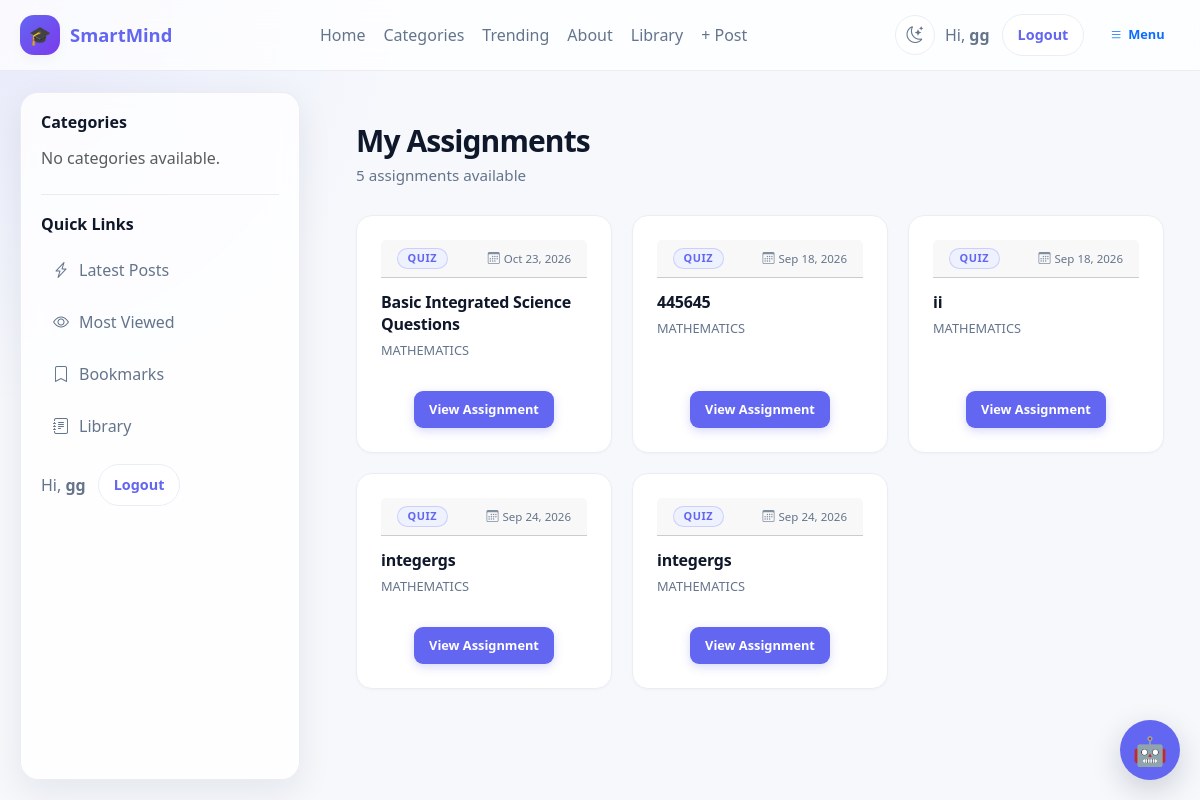
Screenshot of /assignments/ (signed in) with the database file from the repository.
### accounts/models.py (models this page shows, shortened)
class User(AbstractUser):
    ROLE_CHOICES = [
        ("school_admin", "School Admin"),
        ("teacher", "Teacher"),
        ("student", "Student"),
        ("parent", "Parent"),
    ]
    role = models.CharField(
        max_length=20,
        choices=ROLE_CHOICES,
        default="student",
        db_index=True,
    )
    school = models.ForeignKey(
        "schools.School",
        on_delete=models.CASCADE,
        related_name="users",
        null=True,
        blank=True,
    )
    school_class = models.ForeignKey(
        "schools.SchoolClass",
        on_delete=models.SET_NULL,
        related_name="students",
        null=True,
        blank=True,
    )
    teacher_role = models.ForeignKey(
        "TeacherRole",
        on_delete=models.SET_NULL,
        null=True,
        blank=True,
        related_name="teachers",
    )
    admission_number = models.CharField(
        max_length=30,
        unique=True,
        blank=True,
        null=True,
        db_index=True,
    )
    employee_number = models.CharField(
        max_length=30,
        unique=True,
        blank=True,
        null=True,
        db_index=True,
    )
    tsc_number = models.CharField(
        max_length=30,
        blank=True,
        null=True,
    )
    phone_number = models.CharField(max_length=20, blank=True)
    profile_picture = models.ImageField(upload_to="profiles/", blank=True, null=True)
    date_of_birth = models.DateField(blank=True, null=True)
    is_verified = models.BooleanField(default=False)
    created_at = models.DateTimeField(default=timezone.now)
    updated_at = models.DateTimeField(auto_now=True)

### assignments/models.py (models this page shows, shortened)
class Assignment(models.Model):
    ASSIGNMENT_TYPES = (
        ('essay', 'Essay / Written'),
        ('quiz', 'Multiple Choice Quiz'),
        ('mixed', 'Mixed'),
    )
    title = models.CharField(max_length=200)
    description = CKEditor5Field("Description", config_name="default")
    teacher = models.ForeignKey(
        'accounts.User',
        on_delete=models.CASCADE,
        related_name="created_assignments"
    )
    from .storage import AssignmentStorage
    attachment = models.FileField(
        storage=AssignmentStorage(),
        upload_to="",
        blank=True,
        null=True,
    )
    school_class = models.ForeignKey(
        'schools.SchoolClass',
        on_delete=models.CASCADE,
        related_name="assignments",
    )
    subject = models.ForeignKey(
        "Subject",
        on_delete=models.CASCADE,
        related_name="assignments"
    )
    assignment_type = models.CharField(
        max_length=20,
        choices=ASSIGNMENT_TYPES,
        default='essay'
    )
    due_date = models.DateTimeField()
    total_marks = models.FloatField(default=100)
    duration_minutes = models.IntegerField(null=True, blank=True)
    is_timed = models.BooleanField(default=False)
    created_at = models.DateTimeField(auto_now_add=True)
    class Meta:
        ordering = ['-created_at']
        indexes = [
            models.Index(fields=["school_class"]),
            models.Index(fields=["subject"]),
            models.Index(fields=["teacher"]),
            models.Index(fields=["due_date"]),
        ]

class Subject(models.Model):
    school = models.ForeignKey(
        School,
        on_delete=models.CASCADE,
        related_name="subjects"
    )
    name = models.CharField(max_length=100)
    code = models.CharField(max_length=20, blank=True)
    class Meta:
        unique_together = ('school', 'name')

### assignments/views.py (the view)
# urls.py: path('', views.assignment_list, name='assignment_list'),
@login_required
def assignment_list(request):
    user = request.user
    if user.role == "student":
        enrollment = get_object_or_404(
            Enrollment.objects.select_related("school_class"),
            student=user
        )
        assignments = Assignment.objects.filter(
            school_class=enrollment.school_class
        )
    elif user.role == "teacher":
        assignments = Assignment.objects.filter(
            teacher=user
        )
    elif user.role == "school_admin":
        assignments = Assignment.objects.filter(
            school_class__school=user.school
        )
    else:
        return HttpResponseForbidden(
            "You do not have permission to view assignments."
        )
    assignments = assignments.select_related(
        "teacher",
        "subject",
        "school_class"
    )
    return render(
        request,
        "assignment_list.html",
        {
            "assignments": assignments
        }
    )

### assignments/templates/assignment_list.html (shortened to what this page needs)
{% extends "base.html" %}
{% load static %}
{% block content %}
<section class="assignments">
  <header class="assignments-header">
    <h2>My Assignments</h2>
    <p class="subtitle">
      {{ assignments|length }} assignment{{ assignments|length|pluralize }} available
    </p>
  </header>
  <div class="grid">
    {% for a in assignments %}
      <article class="card">
        <div class="card-header">
          <span class="badge badge-{{ a.assignment_type|default:'default' }}">
            {{ a.assignment_type|default:"Assignment"|title }}
          </span>
          {% if a.due_date %}
            <span class="due-date">
              <i class="bi bi-calendar3"></i>
              {{ a.due_date|date:"M d, Y" }}
            </span>
          {% endif %}
        </div>
        <h3 class="card-title">{{ a.title }}</h3>
        <p class="card-subject">{{ a.subject.name }}</p>
        <div class="card-actions">
          {% if a.assignment_type == "quiz" %}
            <a class="btn btn-primary" href="{% url 'assignment_detail' a.id %}">
              View Assignment
            </a>
          {% else %}
            <a class="btn btn-secondary" href="{% url 'assignment_detail' a.id %}">
              Open
            </a>
          {% endif %}
        </div>
      </article>
    {% empty %}
      <div class="empty-state">
        <div class="empty-icon">📚</div>
        <h3>No assignments yet</h3>
        <p>You're all caught up. Check back later!</p>
      </div>
    {% endfor %}
  </div>
</section>
{% endblock %}

### blog/templates/base.html (shortened to what this page needs)
{% load static %}
<!DOCTYPE html>
<html lang="en" data-theme="light">
<head>
    <link href="https://cdn.jsdelivr.net/npm/bootstrap@5.3.7/dist/css/bootstrap.min.css" rel="stylesheet">
    <link rel="stylesheet" href="https://cdn.jsdelivr.net/npm/bootstrap-icons@1.11.3/font/bootstrap-icons.min.css">
    <link rel="stylesheet" href="{% static 'smartmind_ai/chatbot.css' %}">
    <link rel="stylesheet" href="{% static 'django_ckeditor_5/dist/styles.css' %}">
</head>
<body>
<div class="site-shell">
    <header class="site-navbar">
        <div class="nav-inner">
            <a href="{% url 'dashboard' %}" class="brand">
                <span class="brand-badge">🎓</span>
                <span>SmartMind</span>
            </a>
            <nav class="nav-links" aria-label="Main navigation">
                {% if user.is_authenticated %}
                    <a href="{% url 'dashboard' %}">Home</a>
                {% else %}
                    <a href="{% url 'blog:home' %}">Home</a>
                {% endif %}
                <a href="#">Categories</a>
                <a href="#">Trending</a>
                <a href="#">About</a>
                <a href="{% url 'library:home' %}">Library</a>
                {% if user.is_authenticated %}
                    {% if user.is_superuser or user.role == "school_admin" or user.role == "teacher" %}
                        <a href="{% url 'blog:add_post' %}">+ Post</a>
                    {% endif %}
                {% endif %}
            </nav>
            <div class="nav-actions">
                <button type="button"
                        class="theme-toggle"
                        id="themeToggle"
                        aria-label="Toggle dark mode"
                        title="Toggle light / dark theme">
                    <i class="bi bi-moon-stars icon-moon"></i>
                </button>
                <div class="user-box">
                    {% if user.is_authenticated %}
                        <span>Hi, <strong>{{ user.username }}</strong></span>
                        <form action="{% url 'logout' %}" method="post" class="m-0">
                            <button type="submit" class="btn-pill">Logout</button>
                        </form>
                    {% else %}
                        <a href="{% url 'login' %}" class="btn-pill">Login</a>
                    {% endif %}
                </div>
                <button class="btn btn-outline-primary mobile-menu-btn"
                        type="button"
                        data-bs-toggle="offcanvas"
                        data-bs-target="#mobileSidebar"
                        aria-controls="mobileSidebar">
                    <i class="bi bi-list"></i> Menu
                </button>
            </div>
        </div>
    </header>
    <div class="layout">
        <aside class="sidebar d-none d-lg-block">
            <div class="sidebar-section">
                <h3>Categories</h3>
                <div class="sidebar-links">
                    {% for category in categories %}
                        <a href="{% url 'blog:category_post' category.slug %}">
                            <i class="bi bi-folder2"></i>
                            <span>{{ category.name }}</span>
                        </a>
                    {% empty %}
                        <p class="text-muted mb-0">No categories available.</p>
                    {% endfor %}
                </div>
            </div>
            <div class="sidebar-section">
                <h3>Quick Links</h3>
                <div class="sidebar-links">
                    <a href="#"><i class="bi bi-lightning-charge"></i><span>Latest Posts</span></a>
                    <a href="#"><i class="bi bi-eye"></i><span>Most Viewed</span></a>
                    <a href="#"><i class="bi bi-bookmark"></i><span>Bookmarks</span></a>
                    <a href="{% url 'library:home' %}"><i class="bi bi-journal-text"></i><span>Library</span></a>
                </div>
                <div class="user-box mt-3">
                    {% if user.is_authenticated %}
                        <span>Hi, <strong>{{ user.username }}</strong></span>
                        <form action="{% url 'logout' %}" method="post" class="m-0">
                            <button type="submit" class="btn-pill">Logout</button>
                        </form>
                    {% else %}
                        <a href="{% url 'login' %}" class="btn-pill">Login</a>
                    {% endif %}
                </div>
            </div>
        </aside>
        <main>
            <div class="content-wrap">
                {% block content %}{% endblock %}
            </div>
        </main>
    </div>
</div>
{% include "smartmind_ai/chatbot.html" %}
</body>
</html>

### blog/templates/base.html (style rules this page uses)
:root, [data-theme="light"] { --bg: #f6f8fc; --surface: rgba(255, 255, 255, 0.82); --surface-solid: #ffffff; --surface-alt: #f8fafc; --text: #0f172a; --muted: #64748b; --primary: #6366f1; --primary-2: #4f46e5; --primary-soft: #eef2ff; --border: rgba(148, 163, 184, 0.18); --border-solid: #e9eef4; --shadow: 0 12px 35px rgba(15, 23, 42, 0.08); --shadow-sm: 0 4px 12px rgba(15, 23, 42, 0.04); --navbar-bg: rgba(255, 255, 255, 0.76); --radius: 18px; --navbar-h: 72px; --sidebar-w: 280px; --layout-pad: 20px; --ease: cubic-bezier(.4, 0, .2, 1); }
* { box-sizing: border-box; }
html { scroll-behavior: smooth; }
body { margin: 0; font-family: system-ui, -apple-system, BlinkMacSystemFont, "Segoe UI", sans-serif; background: radial-gradient(circle at top left, rgba(99, 102, 241, 0.10), transparent 28%), linear-gradient(180deg, var(--bg) 0%, var(--bg) 100%); color: var(--text); overflow-x: hidden; transition: background-color .3s var(--ease), color .3s var(--ease); }
a { text-decoration: none; }
.site-shell { min-height: 100vh; display: flex; flex-direction: column; }
.site-navbar { position: sticky; top: 0; z-index: 1030; backdrop-filter: blur(16px); -webkit-backdrop-filter: blur(16px); background: var(--navbar-bg); border-bottom: 1px solid var(--border); transition: background-color .3s var(--ease), border-color .3s var(--ease); }
.nav-inner { max-width: 1400px; margin: 0 auto; padding: 14px 20px; display: flex; align-items: center; justify-content: space-between; gap: 16px; }
.brand { display: flex; align-items: center; gap: 10px; font-weight: 800; color: var(--primary); font-size: 1.15rem; white-space: nowrap; }
.brand-badge { width: 40px; height: 40px; display: grid; place-items: center; border-radius: 14px; background: linear-gradient(135deg, var(--primary), #7c3aed); color: #fff; box-shadow: var(--shadow-sm); }
.nav-links { display: flex; align-items: center; gap: 18px; flex-wrap: wrap; }
.nav-links a { color: var(--muted); font-weight: 500; transition: color 0.2s ease; }
.nav-actions { display: flex; align-items: center; gap: 10px; }
.user-box { display: flex; align-items: center; gap: 12px; color: var(--muted); }
.btn-pill { border: 1px solid var(--border-solid); background: var(--surface-solid); color: var(--primary); padding: 9px 15px; border-radius: 999px; font-weight: 600; transition: all 0.2s var(--ease); font-size: .9rem; }
.theme-toggle { width: 40px; height: 40px; border-radius: 50%; border: 1px solid var(--border-solid); background: var(--surface-solid); color: var(--muted); cursor: pointer; display: inline-flex; align-items: center; justify-content: center; font-size: 1.05rem; transition: all .2s var(--ease); -webkit-tap-highlight-color: transparent; flex-shrink: 0; padding: 0; }
.theme-toggle .icon-moon { display: inline; }
.mobile-menu-btn { display: none; }
.layout { display: flex; align-items: flex-start; width: 100%; padding: var(--layout-pad); flex: 1; }
.sidebar { position: fixed; top: calc(var(--navbar-h) + var(--layout-pad)); left: var(--layout-pad); width: var(--sidebar-w); height: calc(100vh - var(--navbar-h) - (var(--layout-pad) * 2)); overflow-y: auto; background: var(--surface); backdrop-filter: blur(14px); -webkit-backdrop-filter: blur(14px); border: 1px solid var(--border); border-radius: var(--radius); box-shadow: var(--shadow); padding: 20px; transition: background-color .3s var(--ease), border-color .3s var(--ease), box-shadow .3s var(--ease); }
.sidebar-section + .sidebar-section { margin-top: 24px; padding-top: 20px; border-top: 1px solid var(--border); }
.sidebar h3 { margin: 0 0 14px; font-size: 1rem; font-weight: 700; color: var(--text); }
.sidebar-links { display: grid; gap: 8px; }
.sidebar-links a { display: flex; align-items: center; gap: 10px; padding: 10px 12px; border-radius: 12px; color: var(--muted); transition: background 0.2s ease, color 0.2s ease, transform 0.2s ease; }
main { flex: 1; margin-left: calc(var(--sidebar-w) + var(--layout-pad) + 20px); min-width: 0; padding: 0; }
.content-wrap { background: transparent; min-width: 0; }

### rows the page displays
User: username "gg"
Assignment: assignment_type "QUIZ", due_date "Oct 23, 2026", title "Basic Integrated Science Questions", subject.name "MATHEMATICS", shows "View Assignment"
Assignment: assignment_type "QUIZ", due_date "Sep 18, 2026", title "445645", subject.name "MATHEMATICS", shows "View Assignment"
Assignment: assignment_type "QUIZ", due_date "Sep 18, 2026", title "ii", subject.name "MATHEMATICS", shows "View Assignment"
Assignment: assignment_type "QUIZ", due_date "Sep 24, 2026", title "integergs", subject.name "MATHEMATICS", shows "View Assignment"
Assignment: assignment_type "QUIZ", due_date "Sep 24, 2026", title "integergs", subject.name "MATHEMATICS", shows "View Assignment"

### other values shown
{{ assignments|length }} "5"
